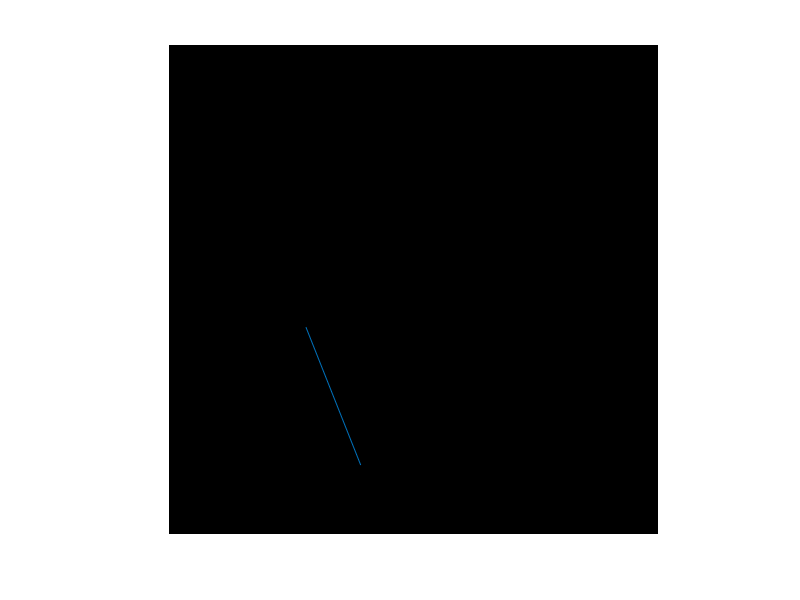

Write the MATLAB code that produced this figure. (Note: this script raises an error after producing the figure.)
M = zeros(500, 500);
imshow(M);
set(gcf,'color','black');
line(randi(500,1,2), randi(500,1,2));
M = rgb2gray(imnoise(frame2im(getframe(gcf))));
close all;
imshow(M);
seuillage = M > 50;
imshowpair(M,seuillage,'montage');
% The function hough() also returns the Standard Hough Transform, H, which is a
% parameter space matrix whose rows and columns correspond to rho and theta
% values respectively.
[H,echelle_theta,echelle_rho] = hough(seuillage);
% peaks = houghpeaks(H,numpeaks) locates peaks in the Hough transform
% matrix, H, generated by the hough function. numpeaks specifies the
% maximum number of peaks to identify. The function returns peaks a matrix
% that holds the row and column coordinates of the peaks.
% peaks = houghpeaks(H,numpeaks,Name,Value) controls aspects of the
% operation using name-value pair arguments.
resultatPeaks = houghpeaks(H,1);
rho = resultatPeaks(1);
theta = resultatPeaks(2);
imshow(seuillage);
if theta > 160 || theta < 20
    title('la ligne est horizontale');
else
    title('la ligne est invalide');
end
% lines = houghlines(BW,theta,rho,peaks) extracts line segments in the
% image BW associated with particular bins in a Hough transform. theta and
% rho are vectors returned by function hough. peaks is a matrix returned by
% the houghpeaks function that contains the row and column coordinates of
% the Hough transform bins to use in searching for line segments. The
% return value lines contains information about the extracted line
% segments.
resultatLignes = houghlines(M, echelle_theta, echelle_rho, resultatPeaks);
line([resultatLignes.point1(1),resultatLignes.point2(1)], [resultatLignes.point1(2),resultatLignes.point2(2)]);



